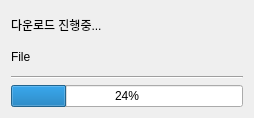
<?xml version="1.0" encoding="UTF-8"?>
<ui version="4.0">
 <class>Dialog</class>
 <widget class="QDialog" name="Dialog">
  <property name="geometry">
   <rect>
    <x>0</x>
    <y>0</y>
    <width>254</width>
    <height>118</height>
   </rect>
  </property>
  <property name="windowTitle">
   <string>Load</string>
  </property>
  <layout class="QVBoxLayout" name="verticalLayout_2">
   <item>
    <layout class="QVBoxLayout" name="verticalLayout">
     <item>
      <widget class="QLabel" name="label">
       <property name="text">
        <string>다운로드 진행중...</string>
       </property>
      </widget>
     </item>
     <item>
      <widget class="QLabel" name="label_2">
       <property name="text">
        <string>File</string>
       </property>
      </widget>
     </item>
     <item>
      <widget class="Line" name="line">
       <property name="orientation">
        <enum>Qt::Horizontal</enum>
       </property>
      </widget>
     </item>
     <item>
      <widget class="QProgressBar" name="pgb">
       <property name="value">
        <number>24</number>
       </property>
      </widget>
     </item>
    </layout>
   </item>
  </layout>
 </widget>
 <resources/>
 <connections/>
</ui>
